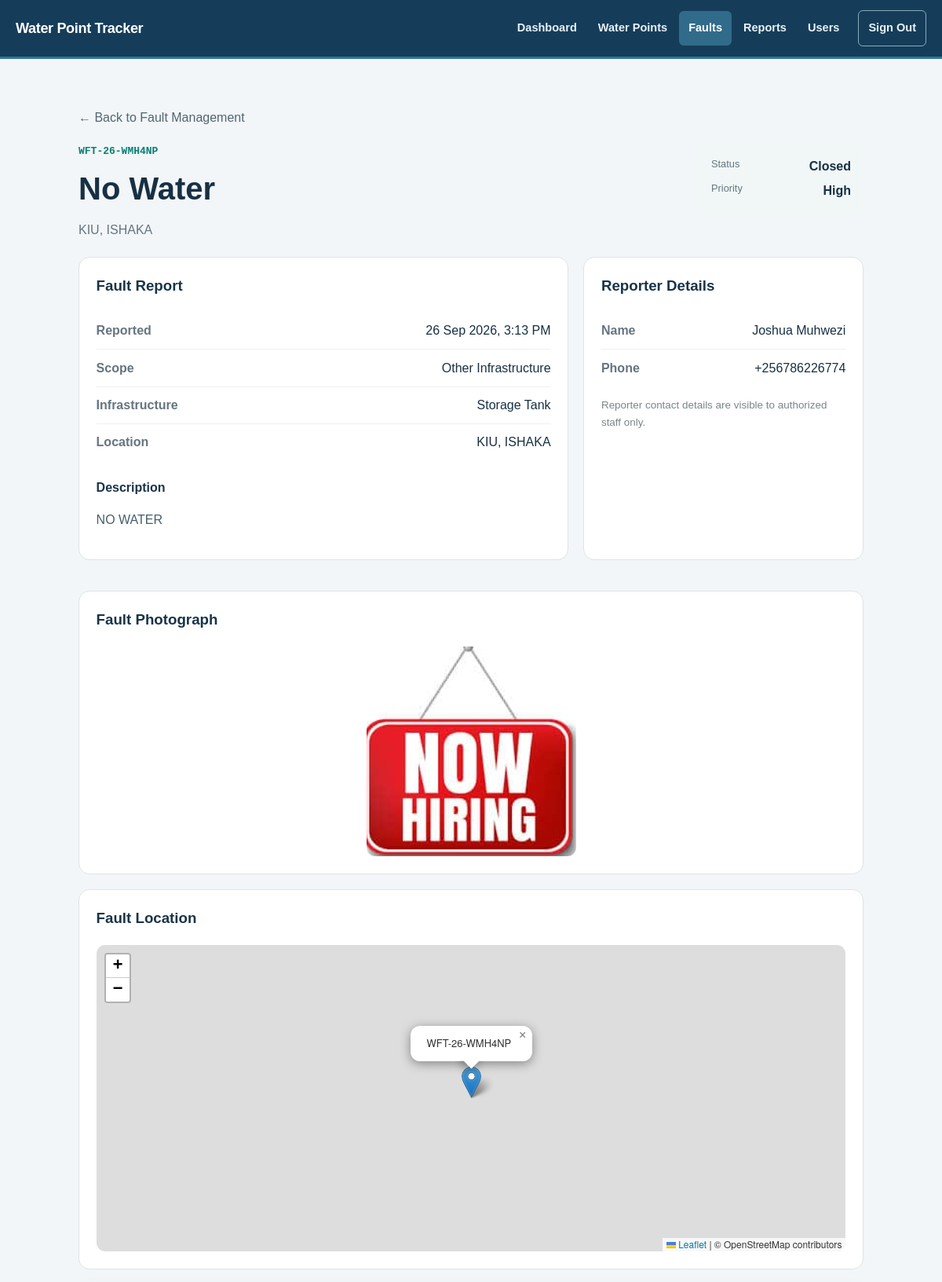
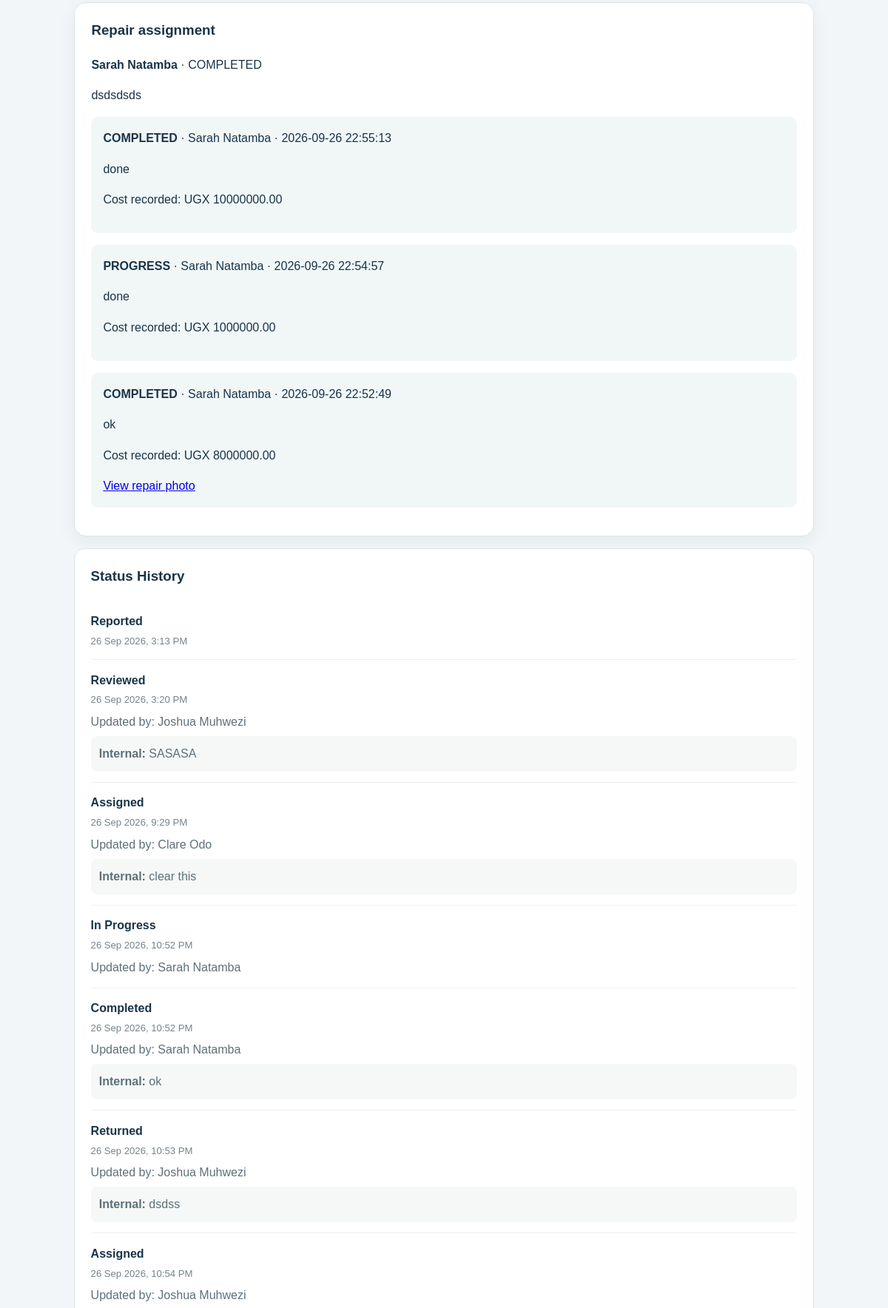
Page /fault-details.php?reference=WFT-26-WMH4NP (signed in, upper part) on the committed database (2 pictures, top to bottom).
### tables this page shows
CREATE TABLE `fault_reports` (
  `id` bigint UNSIGNED NOT NULL,
  `fault_reference` varchar(30) NOT NULL,
  `report_scope` enum('KNOWN_WATER_POINT','OTHER_INFRASTRUCTURE') NOT NULL,
  `water_point_id` bigint UNSIGNED DEFAULT NULL,
  `infrastructure_type` enum('WATER_POINT','DISTRIBUTION_PIPE','MAIN_WATER_PIPE','PUBLIC_TAP','VALVE_CHAMBER','STORAGE_TANK','PUMPING_INFRASTRUCTURE','UNKNOWN','OTHER') NOT NULL,
  `fault_location` varchar(180) DEFAULT NULL,
  `village` varchar(120) NOT NULL,
  `fault_type` enum('NO_WATER','LOW_WATER_FLOW','BROKEN_PUMP','LEAKING_PIPE','BURST_PIPE','DAMAGED_TAP','CONTAMINATED_WATER','STRUCTURAL_DAMAGE','OTHER') NOT NULL,
  `description` text NOT NULL,
  `latitude` decimal(10,7) DEFAULT NULL,
  `longitude` decimal(10,7) DEFAULT NULL,
  `photo_path` varchar(255) DEFAULT NULL,
  `reporter_name` varchar(120) NOT NULL,
  `reporter_phone` varchar(20) NOT NULL,
  `priority` enum('UNASSESSED','LOW','MEDIUM','HIGH','CRITICAL') NOT NULL DEFAULT 'UNASSESSED',
  `status` enum('REPORTED','REVIEWED','ASSIGNED','IN_PROGRESS','COMPLETED','VERIFIED','RETURNED','CLOSED','CANCELLED') NOT NULL DEFAULT 'REPORTED',
  `reviewed_by` bigint UNSIGNED DEFAULT NULL,
  `reported_at` timestamp NOT NULL DEFAULT CURRENT_TIMESTAMP,
  `reviewed_at` datetime DEFAULT NULL,
  `assigned_at` datetime DEFAULT NULL,
  `started_at` datetime DEFAULT NULL,
  `completed_at` datetime DEFAULT NULL,
  `verified_at` datetime DEFAULT NULL,
  `closed_at` datetime DEFAULT NULL,
  `cancelled_at` datetime DEFAULT NULL,
  `updated_at` timestamp NOT NULL DEFAULT CURRENT_TIMESTAMP ON UPDATE CURRENT_TIMESTAMP
);

CREATE TABLE `repair_assignments` (
  `id` bigint UNSIGNED NOT NULL,
  `fault_report_id` bigint UNSIGNED NOT NULL,
  `technician_id` bigint UNSIGNED NOT NULL,
  `assigned_by` bigint UNSIGNED NOT NULL,
  `assignment_notes` text,
  `expected_completion_at` datetime DEFAULT NULL,
  `status` enum('ASSIGNED','ACCEPTED','IN_PROGRESS','COMPLETED','CANCELLED','REASSIGNED') NOT NULL DEFAULT 'ASSIGNED',
  `assigned_at` timestamp NOT NULL DEFAULT CURRENT_TIMESTAMP,
  `accepted_at` datetime DEFAULT NULL,
  `started_at` datetime DEFAULT NULL,
  `completed_at` datetime DEFAULT NULL,
  `updated_at` timestamp NOT NULL DEFAULT CURRENT_TIMESTAMP ON UPDATE CURRENT_TIMESTAMP
);

CREATE TABLE `users` (
  `id` bigint UNSIGNED NOT NULL,
  `full_name` varchar(120) NOT NULL,
  `username` varchar(60) NOT NULL,
  `email` varchar(150) DEFAULT NULL,
  `phone` varchar(20) DEFAULT NULL,
  `password_hash` varchar(255) NOT NULL,
  `role` enum('ADMIN','COORDINATOR','TECHNICIAN') NOT NULL,
  `status` enum('ACTIVE','INACTIVE','LOCKED') NOT NULL DEFAULT 'ACTIVE',
  `last_login_at` datetime DEFAULT NULL,
  `created_by` bigint UNSIGNED DEFAULT NULL,
  `created_at` timestamp NOT NULL DEFAULT CURRENT_TIMESTAMP,
  `updated_at` timestamp NOT NULL DEFAULT CURRENT_TIMESTAMP ON UPDATE CURRENT_TIMESTAMP
);

CREATE TABLE `repair_updates` (
  `id` bigint UNSIGNED NOT NULL,
  `assignment_id` bigint UNSIGNED NOT NULL,
  `update_type` enum('STARTED','PROGRESS','COMPLETED','NOTE') NOT NULL,
  `notes` text NOT NULL,
  `repair_cost` decimal(14,2) DEFAULT NULL,
  `photo_path` varchar(255) DEFAULT NULL,
  `updated_by` bigint UNSIGNED NOT NULL,
  `created_at` timestamp NOT NULL DEFAULT CURRENT_TIMESTAMP
);

CREATE TABLE `fault_status_history` (
  `id` bigint UNSIGNED NOT NULL,
  `fault_report_id` bigint UNSIGNED NOT NULL,
  `status` enum('REPORTED','REVIEWED','ASSIGNED','IN_PROGRESS','COMPLETED','VERIFIED','RETURNED','CLOSED','CANCELLED') NOT NULL,
  `changed_by` bigint UNSIGNED DEFAULT NULL,
  `public_note` varchar(255) DEFAULT NULL,
  `internal_note` text,
  `changed_at` timestamp NOT NULL DEFAULT CURRENT_TIMESTAMP
);

### app/pages/fault-details.php (the view, shortened to what the rows shown need)
<!DOCTYPE html>
<html lang="en">
<head>
    <link
        rel="stylesheet"
        href="https://unpkg.com/leaflet@1.9.4/dist/leaflet.css"
    >
    <link
        rel="stylesheet"
        href="assets/style.css"
    >
    <link
        rel="stylesheet"
        href="assets/faults.css"
    >
    <link rel="stylesheet" href="assets/workflow.css">
</head>
<body>
<main class="container fault-details-page">
    <section class="fault-detail-heading">
        <div>
            <p class="fault-reference">
                <?php
                echo faultDetailEscape(
                    $fault[
                        'fault_reference'
                    ]
                );
                ?>
            </p>
            <h2>
                <?php
                echo faultDetailEscape(
                    ucwords(
                        strtolower(
                            str_replace(
                                '_',
                                ' ',
                                $fault[
                                    'fault_type'
                                ]
                            )
                        )
                    )
                );
                ?>
            </h2>
            <p>
                <?php
                echo faultDetailEscape(
                    $locationLabel
                );
                ?>
            </p>
        </div>
        <div class="fault-current-state">
            <span>
                Status
            </span>
            <strong>
                <?php
                echo faultDetailEscape(
                    $statusLabels[
                        $fault[
                            'status'
                        ]
                    ]
                    ?? $fault[
                        'status'
                    ]
                );
                ?>
            </strong>
            <span>
                Priority
            </span>
            <strong>
                <?php
                echo faultDetailEscape(
                    $fault[
                        'priority'
                    ] ===
                    'UNASSESSED'
                        ? 'Unassessed'
                        : ucfirst(
                            strtolower(
                                $fault[
                                    'priority'
                                ]
                            )
                        )
                );
                ?>
            </strong>
        </div>
    </section>
    <section class="fault-detail-grid">
        <article class="fault-information-card">
            <dl class="staff-detail-list">
                <div>
                    <dt>
                        Reported
                    </dt>
                    <dd>
                        <?php
                        echo faultDetailEscape(
                            date(
                                'd M Y, g:i A',
                                strtotime(
                                    $fault[
                                        'reported_at'
                                    ]
                                )
                            )
                        );
                        ?>
                    </dd>
                </div>
                <div>
                    <dt>
                        Scope
                    </dt>
                    <dd>
                        <?php
                        echo faultDetailEscape(
                            $fault[
                                'report_scope'
                            ] ===
                            'KNOWN_WATER_POINT'
                                ? 'Known Water Point'
                                : 'Other Infrastructure'
                        );
                        ?>
                    </dd>
                </div>
                <div>
                    <dt>
                        Infrastructure
                    </dt>
                    <dd>
                        <?php
                        echo faultDetailEscape(
                            ucwords(
                                strtolower(
                                    str_replace(
                                        '_',
                                        ' ',
                                        $fault[
                                            'infrastructure_type'
                                        ]
                                    )
                                )
                            )
                        );
                        ?>
                    </dd>
                </div>
                <div>
                    <dt>
                        Location
                    </dt>
                    <dd>
                        <?php
                        echo faultDetailEscape(
                            $locationLabel
                        );
                        ?>
                    </dd>
                </div>
            </dl>
            <div class="description-block">
                <h4>
                    Description
                </h4>
                <p>
                    <?php
                    echo nl2br(
                        faultDetailEscape(
                            $fault[
                                'description'
                            ]
                        )
                    );
                    ?>
                </p>
            </div>
        </article>
        <article class="fault-information-card">
            <dl class="staff-detail-list">
                <div>
                    <dt>
                        Name
                    </dt>
                    <dd>
                        <?php
                        echo faultDetailEscape(
                            $fault[
                                'reporter_name'
                            ]
                        );
                        ?>
                    </dd>
                </div>
                <div>
                    <dt>
                        Phone
                    </dt>
                    <dd>
                        <?php
                        echo faultDetailEscape(
                            $fault[
                                'reporter_phone'
                            ]
                        );
                        ?>
                    </dd>
                </div>
            </dl>
        </article>
    </section>
    <?php
    if (
        !empty(
            $fault[
                'photo_path'
            ]
        )
    ):
    ?>
        <section class="fault-information-card">
            <h3>
                Fault Photograph
            </h3>
            <img
                src="<?php
                echo faultDetailEscape(
                    $fault[
                        'photo_path'
                    ]
                );
                ?>"
                alt="Fault report photograph"
                class="staff-fault-photo"
            >
        </section>
    <?php endif; ?>
    <?php require __DIR__ . '/partials/fault-workflow.php'; ?>
    <section class="fault-information-card">
        <div class="staff-history">
            <?php
            foreach (
                $history
                as $entry
            ):
            ?>
                <article class="staff-history-item">
                    <strong>
                        <?php
                        echo faultDetailEscape(
                            $statusLabels[
                                $entry[
                                    'status'
                                ]
                            ]
                            ?? $entry[
                                'status'
                            ]
                        );
                        ?>
                    </strong>
                    <span>
                        <?php
                        echo faultDetailEscape(
                            date(
                                'd M Y, g:i A',
                                strtotime(
                                    $entry[
                                        'changed_at'
                                    ]
                                )
                            )
                        );
                        ?>
                    </span>
                    <?php
                    if (
                        !empty(
                            $entry[
                                'changed_by_name'
                            ]
                        )
                    ):
                    ?>
                        <p>
                            Updated by:
                            <?php
                            echo faultDetailEscape(
                                $entry[
                                    'changed_by_name'
                                ]
                            );
                            ?>
                        </p>
                    <?php endif; ?>
                    <?php
                    if (
                        !empty(
                            $entry[
                                'internal_note'
                            ]
                        )
                    ):
                    ?>
                        <p class="internal-history-note">
                            <strong>
                                Internal:
                            </strong>
                            <?php
                            echo nl2br(
                                faultDetailEscape(
                                    $entry[
                                        'internal_note'
                                    ]
                                )
                            );
                            ?>
                        </p>
                    <?php endif; ?>
                </article>
            <?php endforeach; ?>
        </div>
    </section>
</main>
</body>
</html>

### app/pages/partials/fault-workflow.php (shortened to what the rows shown need)
<?php if ($currentAssignment): ?>
<section class="workflow-card" aria-labelledby="repair-heading">
  <h3 id="repair-heading">Repair assignment</h3>
  <p><strong><?= h($currentAssignment['technician_name']) ?></strong> · <?= h(str_replace('_', ' ', $currentAssignment['status'])) ?></p>
  <?php if ($currentAssignment['instructions']): ?><p><?= nl2br(h($currentAssignment['instructions'])) ?></p><?php endif; ?>
  <?php foreach ($repairUpdates as $update): ?>
    <div class="workflow-note"><strong><?= h($update['update_type']) ?></strong>
      <span> · <?= h($update['technician_name']) ?> · <?= h($update['created_at']) ?></span>
      <p><?= nl2br(h($update['notes'])) ?></p>
      <p>Cost recorded: UGX <?= h($update['repair_cost']) ?></p>
      <?php if ($update['photo_path']): ?><a href="<?= h($update['photo_path']) ?>" target="_blank" rel="noopener">View repair photo</a><?php endif; ?>
    </div>
  <?php endforeach; ?>
</section>
<?php endif; ?>

### rows in the picture
fault_reports: fault_reference "WFT-26-WMH4NP", fault_type "No Water", fault_location+village "KIU, ISHAKA", status "Closed", priority "High", reported_at "26 Sep 2026, 3:13 PM", report_scope "Other Infrastructure", infrastructure_type "Storage Tank", description "NO WATER", reporter_name "Joshua Muhwezi", reporter_phone "+256786226774", photo_path (picture)
repair_assignments: technician.full_name "Sarah Natamba", status "COMPLETED", assignment_notes "dsdsdsds"
repair_updates: update_type "COMPLETED", updated_by.full_name "Sarah Natamba", created_at "2026-09-26 22:55:13", notes "done", repair_cost "10000000.00"
repair_updates: update_type "PROGRESS", updated_by.full_name "Sarah Natamba", created_at "2026-09-26 22:54:57", notes "done", repair_cost "1000000.00"
repair_updates: update_type "COMPLETED", updated_by.full_name "Sarah Natamba", created_at "2026-09-26 22:52:49", notes "ok", repair_cost "8000000.00"
fault_status_history: status "Reported", changed_at "26 Sep 2026, 3:13 PM"
fault_status_history: status "Reviewed", changed_at "26 Sep 2026, 3:20 PM", changed_by.full_name "Joshua Muhwezi", internal_note "SASASA"
fault_status_history: status "Assigned", changed_at "26 Sep 2026, 9:29 PM", changed_by.full_name "Clare Odo", internal_note "clear this"
fault_status_history: status "In Progress", changed_at "26 Sep 2026, 10:52 PM", changed_by.full_name "Sarah Natamba"
fault_status_history: status "Completed", changed_at "26 Sep 2026, 10:52 PM", changed_by.full_name "Sarah Natamba", internal_note "ok"
fault_status_history: status "Returned", changed_at "26 Sep 2026, 10:53 PM", changed_by.full_name "Joshua Muhwezi", internal_note "dsdss"
fault_status_history: status "Assigned", changed_at "26 Sep 2026, 10:54 PM", changed_by.full_name "Joshua Muhwezi"

### other values in the picture
$label "Dashboard"
$label "Water Points"
$label "Faults"
$label "Reports"
$label "Users"
$label "Sign Out"
